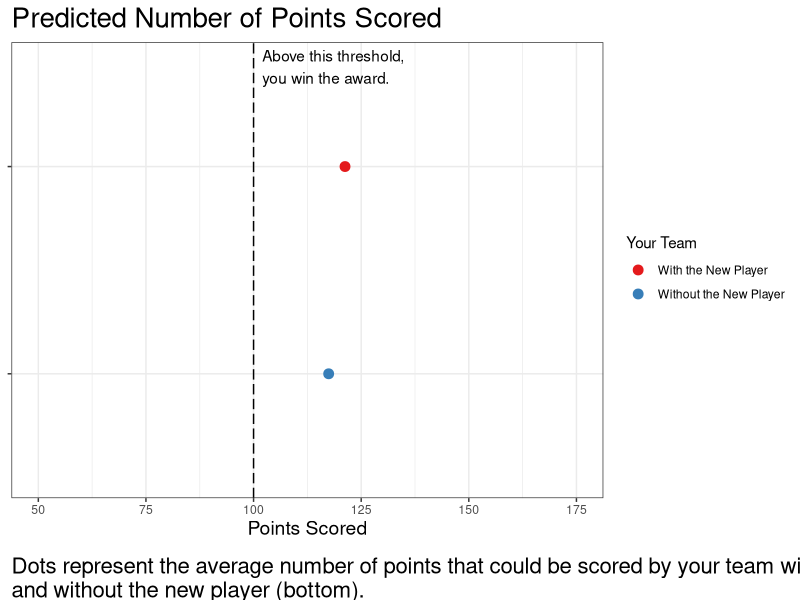
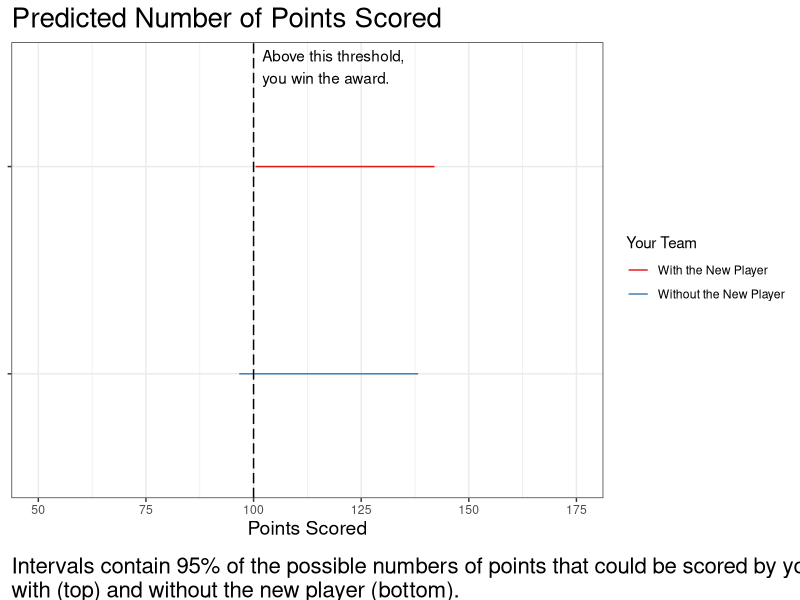
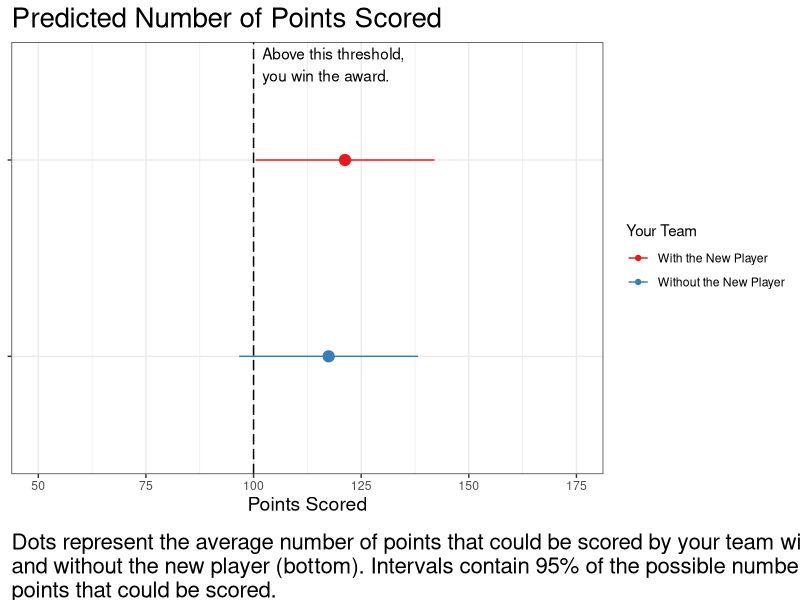
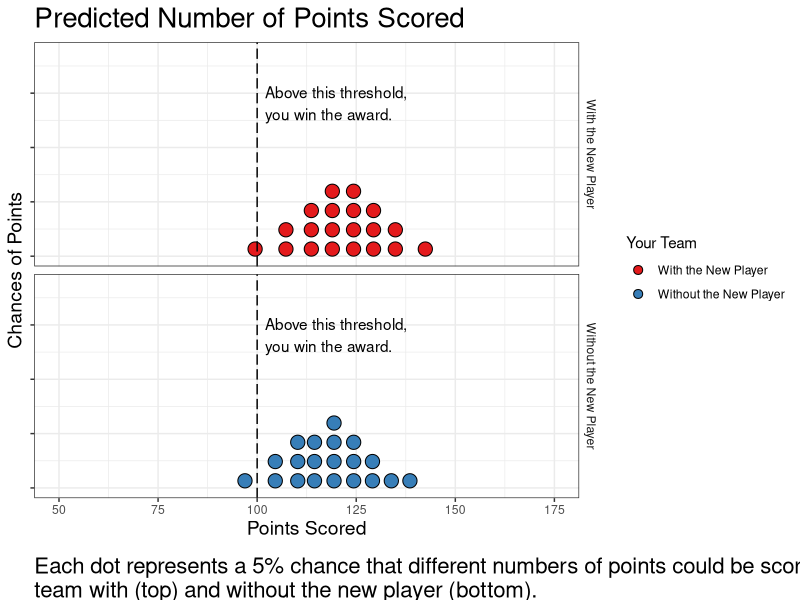
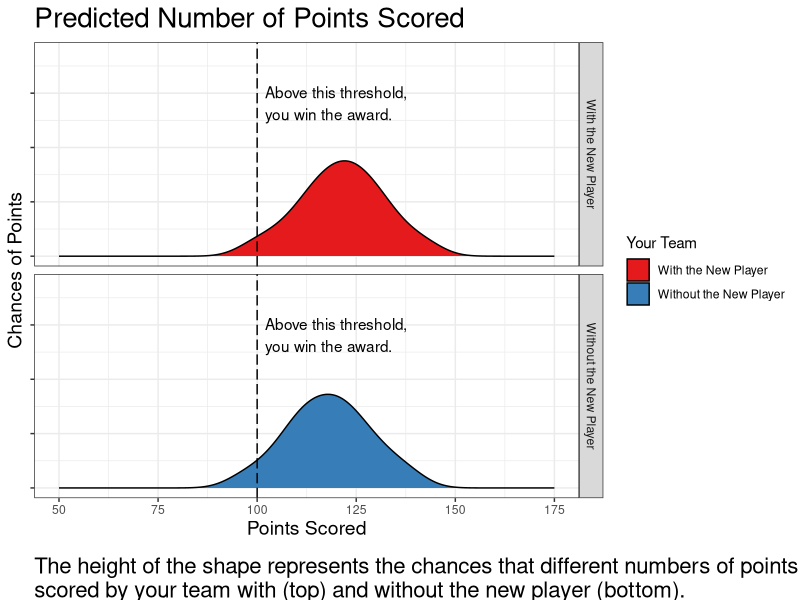

These charts were generated, in order, by the following R code:
## ---- chunk 1
knitr::opts_chunk$set(echo = TRUE, fig.width=10.26667, fig.height=6.16000)
library(tidyverse)
library(modelr)
library(gganimate)
library(RColorBrewer)
library(gridExtra)
library(grid)
## ---- chunk 2
# linear sampling of log odds for full span of ground truth probability of superiority between 0.025 and 0.975
n_trials.full_span <- 20
logodds.full_span <- seq(log(0.025 / (1 - 0.025)), log(0.975 / (1 - 0.975)), length.out = n_trials.full_span)

# linear sampling of log odds near the decision threshold (p_superiority == [0.13, 0.87]) 
n_trials.near_threshold <- 8
logodds.near_threshold <- c(seq(log(0.1 / (1 - 0.1)), log(0.2 /(1 - 0.2)), length.out = n_trials.near_threshold / 2), # near threshold for loss frame
                            seq(log(0.8 / (1 - 0.8)), log(0.9 /(1 - 0.9)), length.out = n_trials.near_threshold / 2)) # near threshold for gain frame

# combine the sampling strategies and convert from log odds to probability of superiority
logodds <- sort(c(logodds.full_span, logodds.near_threshold))
p_superiority <- 1 / (1 + exp(-logodds))
n_trials <- length(p_superiority)

print(p_superiority)
## ---- chunk 3
# baseline probability of winning/keeping an award without the new player 
baseline <- c(.5) # previously c(.15, .5, 8.5)

# initialize data conditions dataframe
conds_df <- data.frame(
  "p_superiority" = rep(p_superiority, length(baseline)),
  "baseline" = sort(rep(baseline, length(p_superiority))))

head(conds_df)
## ---- chunk 4
# create df containting rows for practice trials
prac_df <- data.frame(
  "p_superiority" = c(.4, .6),
  "baseline" = c(.95))
# append to conditions dataframe
conds_df <- rbind(conds_df, prac_df)

head(prac_df)
## ---- chunk 5
# label gain vs loss framing trials based on p_superiority and add award thresholds
conds_df <- conds_df %>% 
  mutate(frame = if_else(p_superiority > .5, "gain", "loss"),
         threshold = if_else(frame=="gain", 
                             100, # points scored required to win award
                             75)) # points given up required to lose award

head(conds_df)
## ---- chunk 6
# create df containting rows for mock trial in each condition
mock_df <- data_grid(conds_df, p_superiority = c(.5), baseline = c(.5), frame = unique(frame)) %>%
  mutate(threshold = if_else(frame=="gain", 
                             100, # points scored required to win award
                             75)) # points given up required to lose award
# append to conditions dataframe
conds_df <- rbind(conds_df, mock_df)

print(mock_df)
## ---- chunk 7
# add columns for the mean and standard deviation of the difference in the number of points for the team with vs without the new player
# depending on the gain vs loss frame, these values represent points scored vs points given up
conds_df <- conds_df %>%
  mutate(sd_diff = 15, # std(new - old)
         mean_diff = sd_diff * qnorm(p_superiority)) # mean(new - old)

head(conds_df)
## ---- chunk 8
# double the length of the dataframe to add information per version of the team, with a row per distribution to visualize
conds_df <- map_df(seq_len(2), ~conds_df)
conds_df$team <- as.factor(sort(rep(c("With the New Player","Without the New Player"), length(conds_df$p_superiority) / 2)))

# reorder teams for plotting in consistent order
conds_df$Team <- factor(conds_df$team, levels = c("With the New Player","Without the New Player"))

# add columns for the mean and standard deviation of points for each team and the probability of winning/keeping the award
conds_df <- conds_df %>%
  mutate(sd = sqrt(conds_df$sd_diff ^ 2 / 2), # assume equal and independent variances
        mean = if_else(Team == "Without the New Player", 
                       if_else(frame == "gain", # team without the new player is at baseline
                               threshold - sd * qnorm(1 - baseline), 
                               threshold - sd * qnorm(baseline)), 
                       if_else(frame == "gain", # team with new player is at difference from baseline
                               threshold - sd * qnorm(1 - baseline) + mean_diff, 
                               threshold - sd * qnorm(baseline) + mean_diff)),
        p_award = if_else(frame=="gain", # probability of exceeding threshold to win/keep award
                              1 - pnorm((threshold - mean)/sd),
                              pnorm((threshold - mean)/sd)))

head(conds_df)
## ---- chunk 9
# name conditions
conds_df <- conds_df %>%
  rowwise() %>% # need to name each row differently
  mutate(
    condition = paste(c(baseline, "base", round(p_superiority, 3), "p_sup"), collapse = "_"),
    condition = if_else(p_superiority == 0.5, # for mock trials where p_sup == 0.5, add framing to condition name to prevent overwriting
                        paste(c(condition, frame), collapse = "_"),
                        condition)) %>%
  ungroup() # need to undo rowwise

head(conds_df)
## ---- chunk 10
# for HOPs and quantile dotplots we need to add draws to our dataframe
n <- 1000 # number of samples
n_dots <- 20 # number of dots for quantile dotplots
conds_df$sample_n <- n
conds_df <- conds_df %>% as.tibble() %>%
  mutate(draws = pmap(list(sample_n, mean, sd), rnorm), # get a list of draws from the distribution for each condition
         draw_n = list(seq(1, n)), # number each sample in order to animate multiple views simultaneously
         quantiles = map(draws, ~ quantile(unlist(.x), ppoints(n_dots)))) # use draw to get quantiles
         # leave these draws and quantiles nested in the dataframe for later use since they are not relevant to most visualizations

head(conds_df)
## ---- chunk 11
# get the data for the gain framing practice trial to use as an example
gain_prac_df <- conds_df %>% filter(p_superiority == 0.6)

head(gain_prac_df)
## ---- chunk 12
# function to draw captions in a consistent location relative to other text
wrap_label <- function(label, char_width) {
  return(lapply(strwrap(label, width = char_width, simplify = FALSE), paste, collapse="\n"))
}
## ---- chunk 13
# select limits for x-axis
data_domain_gain <- c(50, 175)
data_domain_loss <- c(0, 125)

# HOPs frame rate
frame_rate <- 2.5 
# select number of draws for HOPs conditions
n_draws_hops <- 50

# geom sizes
means_size <- 3
HOPs_size <- 10
HOPs_mean_size_factor <- 1.5
interval_mean_size_factor <- 1.85

# text formating
title_size <- 20
label_size <- 14 
caption_size <- 16
char_before_wrap <- 90
## ---- chunk 14
means_only <- function(df, data_domain, title, x_label, caption, decision_threshold, threshold_label) {
  plt <- df %>% ggplot(aes(x = mean, y = reorder(Team, desc(Team)), color = Team)) +
      geom_point(size = means_size) +
      theme_bw() +
      scale_color_brewer(palette = "Set1") +
      xlim(data_domain[1], data_domain[2]) +
      labs(
        title = title,
        x = x_label,
        y = NULL,
        color = "Your Team",
        caption = wrap_label(caption, char_before_wrap)) +
      theme(
        axis.title = element_text(size=label_size),
        axis.text.y = element_blank(),
        plot.title = element_text(size = title_size),
        plot.caption = element_text(size = caption_size, hjust = 0, vjust = -1)) +
      geom_vline(xintercept = decision_threshold, linetype = "longdash") + # award threshold
      annotate("text", x = (decision_threshold + 2), y = 2.4, label = threshold_label, hjust = 0, vjust = 0)
  
  return(plt)
}

means_only(df = gain_prac_df, 
           data_domain = data_domain_gain, 
           title = "Predicted Number of Points Scored", 
           x_label = "Points Scored",
           caption = "Dots represent the average number of points that could be scored by your team with (top) and without the new player (bottom).", 
           decision_threshold = 100, 
           threshold_label = "Above this threshold,\nyou win the award.")
## ---- chunk 15
intervals_only <- function(df, data_domain, title, x_label, caption, decision_threshold, threshold_label) {
  plt <- df %>% ggplot(aes(y = mean, x = reorder(Team, desc(Team)), color = Team)) +
      geom_errorbar(aes(ymin = mean + qnorm(0.025) * sd, ymax = mean + qnorm(0.975) * sd, width = 0)) +
      coord_flip() +
      theme_bw() +
      scale_color_brewer(palette = "Set1") +
      ylim(data_domain[1], data_domain[2]) +
      labs(
        title = title,
        x = NULL,
        y = x_label,
        color = "Your Team",
        caption = wrap_label(caption, char_before_wrap)) +
      theme(
        axis.title = element_text(size=label_size),
        axis.text.y = element_blank(),
        plot.title = element_text(size = title_size),
        plot.caption = element_text(size = caption_size, hjust = 0, vjust = -1)) +
      geom_hline(yintercept = decision_threshold, linetype = "longdash") + # award threshold
      annotate("text", y = (decision_threshold + 2), x = 2.4, label = threshold_label, hjust = 0, vjust = 0)
  
  return(plt)
}

intervals_only(df = gain_prac_df, 
               data_domain = data_domain_gain, 
               title = "Predicted Number of Points Scored", 
               x_label = "Points Scored",
               caption = "Intervals contain 95% of the possible numbers of points that could be scored by your team with (top) and without the new player (bottom).", 
               decision_threshold = 100, 
               threshold_label = "Above this threshold,\nyou win the award.")
## ---- chunk 16
intervals_w_means <- function(df, data_domain, title, x_label, caption, decision_threshold, threshold_label) {
  plt <- df %>% ggplot(aes(y = mean, x = reorder(Team, desc(Team)), color = Team)) +
      geom_pointrange(aes(ymin = mean + qnorm(0.025) * sd, ymax = mean + qnorm(0.975) * sd), show.legend = FALSE, fatten = means_size * interval_mean_size_factor) +
      geom_line(aes(y = mean - 1000)) + geom_point(aes(y = mean - 1000)) + # hack to get legend symbols oriented properly
      coord_flip() +
      theme_bw() +
      scale_color_brewer(palette = "Set1") +
      ylim(data_domain[1], data_domain[2]) +
      labs(
        title = title,
        x = NULL,
        y = x_label,
        color = "Your Team",
        caption = wrap_label(caption, char_before_wrap)) +
      theme(
        axis.title = element_text(size=label_size),
        axis.text.y = element_blank(),
        plot.title = element_text(size = title_size),
        plot.caption = element_text(size = caption_size, hjust = 0, vjust = -1)) +
      geom_hline(yintercept = decision_threshold, linetype = "longdash") + # award threshold
      annotate("text", y = (decision_threshold + 2), x = 2.4, label = threshold_label, hjust = 0, vjust = 0)
  
  return(plt)
}

intervals_w_means(df = gain_prac_df, 
                  data_domain = data_domain_gain, 
                  title = "Predicted Number of Points Scored", 
                  x_label = "Points Scored",
                  caption = "Dots represent the average number of points that could be scored by your team with (top) and without the new player (bottom). Intervals contain 95% of the possible numbers of points that could be scored.", 
                  decision_threshold = 100, 
                  threshold_label = "Above this threshold,\nyou win the award.")
## ---- chunk 17
hops <- function(df, n_draws, frames_per_second, data_domain, title, x_label, caption, decision_threshold, threshold_label, dimensions) {
  plt <- df %>% select(-one_of(c("quantiles"))) %>% unnest() %>%
      filter(draw_n %in% 1:n_draws) %>% # filter to set number of draws
      ggplot(aes(y = draws, x = reorder(Team, desc(Team)), color = Team)) +
      geom_point(shape = 124, size = HOPs_size) +
      coord_flip() +
      theme_bw() +
      scale_color_brewer(palette = "Set1") +
      ylim(data_domain[1], data_domain[2]) +
      labs(
        title = title,
        x = NULL,
        y = x_label,
        color = "Your Team",
        caption = wrap_label(caption, char_before_wrap)) +
      theme(
        axis.title = element_text(size=label_size),
        axis.text.y = element_blank(),
        plot.title = element_text(size = title_size),
        plot.caption = element_text(size = caption_size, hjust = 0, vjust = -1)) +
      geom_hline(yintercept = decision_threshold, linetype = "longdash") + # award threshold
      annotate("text", y = (decision_threshold + 2), x = 2.4, label = threshold_label, hjust = 0, vjust = 0) +
      transition_manual(draw_n)
    animation <- animate(plt, fps = frames_per_second, nframes = 10 * frames_per_second, res = 100, width = dimensions[1]*100, height = dimensions[2]*100)
  
  return(animation)
}

hops(df = gain_prac_df, 
     n_draws = n_draws_hops,
     frames_per_second = frame_rate,
     data_domain = data_domain_gain, 
     title = "Predicted Number of Points Scored", 
     x_label = "Points Scored",
     caption = "Lines represent individual predictions of the number of points that could be scored by your team with (top) and without the new player (bottom).", 
     decision_threshold = 100, 
     threshold_label = "Above this threshold,\nyou win the award.",
     dimensions = c(10.26667, 6.16000))
## ---- chunk 18
hops_w_means <- function(df, n_draws, frames_per_second, data_domain, title, x_label, caption, decision_threshold, threshold_label, dimensions) {
  plt <- df %>% select(-one_of(c("quantiles"))) %>% unnest() %>%
      filter(draw_n %in% 1:n_draws) %>% # filter to set number of draws
      ggplot(aes(y = mean, x = reorder(Team, desc(Team)), color = Team)) +
      geom_point(size = means_size * HOPs_mean_size_factor) +
      geom_point(aes(y = draws), shape = 124, size = HOPs_size) +
      coord_flip() +
      theme_bw() +
      scale_color_brewer(palette = "Set1") +
      ylim(data_domain[1], data_domain[2]) +
      labs(
        title = title,
        x = NULL,
        y = x_label,
        color = "Your Team",
        caption = wrap_label(caption, char_before_wrap)) +
      theme(
        axis.title = element_text(size=label_size),
        axis.text.y = element_blank(),
        plot.title = element_text(size = title_size),
        plot.caption = element_text(size = caption_size, hjust = 0, vjust = -1)) +
      geom_hline(yintercept = decision_threshold, linetype = "longdash") + # award threshold
      annotate("text", y = (decision_threshold + 2), x = 2.4, label = threshold_label, hjust = 0, vjust = 0) +
      transition_manual(draw_n)
    animation <- animate(plt, fps = frames_per_second, nframes = 10 * frames_per_second, res = 100, width = dimensions[1]*100, height = dimensions[2]*100)
  
  return(animation)
}

hops_w_means(df = gain_prac_df, 
             n_draws = n_draws_hops,
             frames_per_second = frame_rate,
             data_domain = data_domain_gain, 
             title = "Predicted Number of Points Scored", 
             x_label = "Points Scored",
             caption = "Dots represent the average number of points that could be scored by your team with (top) and without the new player (bottom). Lines represent individual predictions of the number of points that could be scored.", 
             decision_threshold = 100, 
             threshold_label = "Above this threshold,\nyou win the award.",
             dimensions = c(10.26667, 6.16000))
## ---- chunk 19
quantile_dotplots <- function(df, data_domain, title, x_label, caption, decision_threshold, threshold_label) {
  plt <- df %>% select(-one_of(c("draws", "draw_n"))) %>% unnest() %>%
      ggplot(aes(x = quantiles, fill = Team)) +
      geom_dotplot(binwidth = 4, binaxis = "x", dotsize = .9, stackratio = 1.35) +
      theme_bw() +
      scale_fill_brewer(palette = "Set1") +
      facet_grid(Team ~ .) +
      xlim(data_domain[1], data_domain[2]) +
      ylim(0, .075) +
      labs(
        title = title,
        x = x_label,
        y = "Chances of Points",
        fill = "Your Team",
        caption = wrap_label(caption, char_before_wrap)) +
      theme(
        strip.background = element_blank(),
        strip.text.x = element_blank(),
        axis.title = element_text(size=label_size),
        axis.text.y = element_blank(),
        plot.title = element_text(size = title_size),
        plot.caption = element_text(size = caption_size, hjust = 0, vjust = -1)) +
      geom_vline(xintercept = decision_threshold, linetype = "longdash") + # award threshold
      annotate("text", x = (decision_threshold + 2), y = 0.05, label = threshold_label, hjust = 0, vjust = 0)
  
  return(plt)
}

quantile_dotplots(df = gain_prac_df, 
                  data_domain = data_domain_gain, 
                  title = "Predicted Number of Points Scored", 
                  x_label = "Points Scored",
                  caption = "Each dot represents a 5% chance that different numbers of points could be scored by your team with (top) and without the new player (bottom).", 
                  decision_threshold = 100, 
                  threshold_label = "Above this threshold,\nyou win the award.")
## ---- chunk 20
densities <- function(df, data_domain, title, x_label, caption, decision_threshold, threshold_label) {
  plt <- df %>% select(-one_of(c("draws", "draw_n"))) %>% unnest() %>%
      ggplot(aes(x = quantiles, fill = Team)) +
      geom_density() +
      theme_bw() +
      scale_fill_brewer(palette = "Set1") +
      facet_grid(Team ~ .) +
      xlim(data_domain[1], data_domain[2]) +
      ylim(0, .075) +
      labs(
        title = title,
        x = x_label,
        y = "Chances of Points",
        fill = "Your Team",
        caption = wrap_label(caption, char_before_wrap)) +
      theme(
        axis.title = element_text(size=label_size),
        axis.text.y = element_blank(),
        plot.title = element_text(size = title_size),
        plot.caption = element_text(size = caption_size, hjust = 0, vjust = -1)) +
      geom_vline(xintercept = decision_threshold, linetype = "longdash") + # award threshold
      annotate("text", x = (decision_threshold + 2), y = 0.05, label = threshold_label, hjust = 0, vjust = 0)
  
  return(plt)
}

densities(df = gain_prac_df, 
          data_domain = data_domain_gain, 
          title = "Predicted Number of Points Scored", 
          x_label = "Points Scored",
          caption = "The height of the shape represents the chances that different numbers of points could be scored by your team with (top) and without the new player (bottom).", 
          decision_threshold = 100, 
          threshold_label = "Above this threshold,\nyou win the award.")
